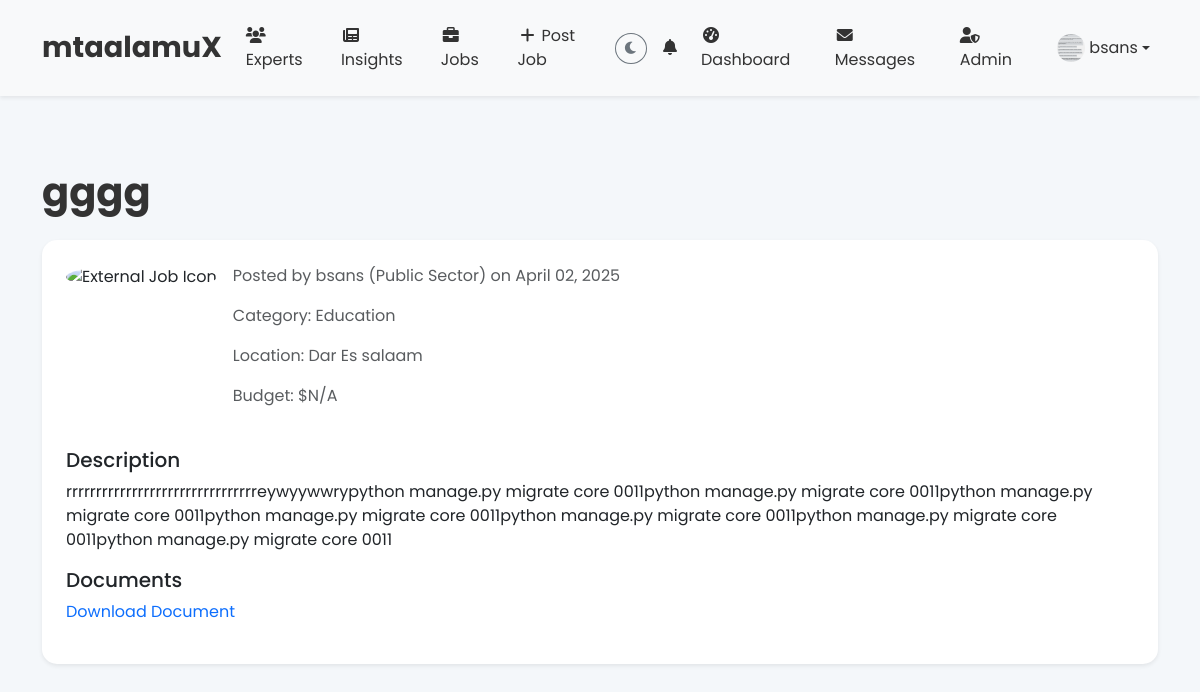
The app's page /jobs/1/ (signed in) with its own data.
### core/models.py (models this page shows, shortened)
class UserProfile(models.Model):
    user = models.OneToOneField(User, on_delete=models.CASCADE)
    is_professional = models.BooleanField(default=False)
    bio = models.TextField(max_length=1000, blank=True)
    avatar = models.ImageField(upload_to='avatars/', default='default_avatar.jpg')
    interests = models.CharField(max_length=200, blank=True)
    last_seen = models.DateTimeField(auto_now=True)
    theme = models.CharField(max_length=10, choices=[('light', 'Light'), ('dark', 'Dark')], default='light')

class ExternalJob(models.Model):
    JOB_TYPE_CHOICES = (
        ('public', 'Public Sector (Government)'),
        ('private', 'Private Sector'),
    )
    title = models.CharField(max_length=100)
    description = models.TextField()
    budget = models.DecimalField(max_digits=10, decimal_places=2, null=True, blank=True)
    job_type = models.CharField(max_length=20, choices=JOB_TYPE_CHOICES, default='public')
    category = models.ForeignKey('Category', on_delete=models.SET_NULL, null=True, blank=True, related_name='external_jobs')
    location = models.CharField(max_length=100, null=True, blank=True)
    created_at = models.DateTimeField(auto_now_add=True)
    created_by = models.ForeignKey(User, on_delete=models.SET_NULL, null=True, related_name='external_jobs_created')
    documents = GenericRelation('JobDocument', related_query_name='external_job')

class Category(models.Model):
    name = models.CharField(max_length=100, unique=True)
    image = models.ImageField(
        upload_to='category_images/', # Store images in MEDIA_ROOT/category_images/
        blank=True,
        null=True,
        help_text="Optional: Image representing this category (e.g., an icon)."
    )

class JobDocument(models.Model):
    content_type = models.ForeignKey(ContentType, on_delete=models.CASCADE)
    object_id = models.PositiveIntegerField()
    content_object = GenericForeignKey('content_type', 'object_id')
    document = models.FileField(upload_to='job_documents/')

### core/views.py (the view, shortened to what this page needs)
# urls.py: path('jobs/<int:pk>/', views.JobDetailView.as_view(), name='job_detail'),
class JobDetailView(DetailView):
    template_name = 'core/job_detail.html'
    context_object_name = 'job'
    def get_object(self):
        job_id = self.kwargs.get('pk')
        job_type = self.request.GET.get('type')
        if job_type == 'internal':
            return get_object_or_404(Job, id=job_id)
        else:
            return get_object_or_404(ExternalJob, id=job_id)
    def get_context_data(self, **kwargs):
        context = super().get_context_data(**kwargs)
        job_type = self.request.GET.get('type')
        context['job_type'] = job_type
        context['documents'] = self.object.documents.all()
        if job_type == 'internal':
            context['can_apply'] = (
                self.request.user.is_authenticated and
                self.request.user != self.object.professional.user
            )
            if self.request.user.is_authenticated:
                context['has_applied'] = Message.objects.filter(
                    sender=self.request.user,
                    recipient=self.object.professional.user,
                    content__contains=f"I'm interested in your job posting: {self.object.title}"
                ).exists()
        else:
            context['can_apply'] = False  # External jobs don't support applications
            context['has_applied'] = False
        return context

### core/context_processors.py (called while the page is built)
def unread_notifications(request):
    if request.user.is_authenticated:
        unread_count = Notification.objects.filter(user=request.user, is_read=False).count()
    else:
        unread_count = 0
    return {'unread_notifications': unread_count}

def common_context(request):
    context = {
        'unread_notifications': 0,
        'site_theme': 'light'  # Default theme
    }
    if request.user.is_authenticated:
        context['unread_notifications'] = Notification.objects.filter(
            user=request.user, is_read=False
        ).count()
        try:
            profile = request.user.userprofile
            if profile.theme in ['light', 'dark']: # Validate theme value
                 context['site_theme'] = profile.theme
        except UserProfile.DoesNotExist:
            pass # User has no profile yet, use default theme
    return context

### core/templates/core/job_detail.html (shortened to what this page needs)
{% extends 'core/base.html' %}
{% load static %}
{% block content %}
    <div class="container my-5">
        <h1 class="fw-bold mb-4">
            {{ job.title }}
        </h1>
        <div class="card shadow-sm">
            <div class="card-body">
                <div class="d-flex flex-column flex-md-row gap-3 mb-4">
                    <div class="flex-shrink-0">
                        {% if job_type == 'internal' %}
                            <img src="{% if job.professional.photo %}{{ job.professional.photo.url }}{% else %}{% static 'img/default_profile.jpg' %}{% endif %}" class="rounded-circle" alt="{{ job.professional.user.username }}'s profile photo" style="width: 100px; height: 100px; object-fit: cover;">
                        {% else %}
                            <img src="{% static 'img/external_job_icon.png' %}" class="rounded-circle" alt="External Job Icon" style="width: 100px; height: 100px; object-fit: cover;">
                        {% endif %}
                    </div>
                    <div class="flex-grow-1">
                        <p class="text-muted">
                            {% if job_type == 'internal' %}
                                Posted by <a href="{% url 'core:professional_detail' job.professional.id %}" class="text-muted text-decoration-none">{{ job.professional.user.username }}</a>
                            {% else %}
                                Posted by {{ job.created_by.username }} ({{ job.job_type|title }} Sector)
                            {% endif %}
                            on {{ job.created_at|date:"F d, Y" }}
                        </p>
                        <p class="text-muted">
                            Category: {% if job_type == 'internal' %}{{ job.professional.field.name }}{% else %}{{ job.category.name|default:"N/A" }}{% endif %}
                        </p>
                        <p class="text-muted">
                            Location: {% if job_type == 'internal' %}{{ job.professional.location }}{% else %}{{ job.location|default:"N/A" }}{% endif %}
                        </p>
                        <p class="text-muted">Budget: ${{ job.budget|floatformat:2|default:"N/A" }}</p>
                    </div>
                </div>
                <h5>Description</h5>
                <p>{{ job.description }}</p>
                {% if job.documents.all %}
                    <h5>Documents</h5>
                    <ul class="list-unstyled">
                        {% for doc in job.documents.all %}
                            <li><a href="{{ doc.document.url }}" class="text-primary text-decoration-none" target="_blank">Download Document</a></li>
                        {% endfor %}
                    </ul>
                {% endif %}
            </div>
        </div>
    </div>
{% endblock %}

### core/templates/core/base.html (shortened to what this page needs)
{% load static %}
<!DOCTYPE html>
<html lang="en" class="{% if site_theme == 'dark' %}dark-mode{% endif %} h-100">
<head>
    <link href="https://cdn.jsdelivr.net/npm/bootstrap@5.3.0/dist/css/bootstrap.min.css" rel="stylesheet">
    <link href="https://cdnjs.cloudflare.com/ajax/libs/font-awesome/6.0.0-beta3/css/all.min.css" rel="stylesheet">
    <link rel="stylesheet" href="{% static 'css/styles.css' %}">
</head>
<body class="d-flex flex-column h-100">
    <nav class="navbar navbar-expand-lg {% if site_theme == 'dark' %}navbar-dark bg-dark{% else %}navbar-light bg-light{% endif %} shadow-sm sticky-top">
        <div class="container">
            <a class="navbar-brand fw-bold" href="{% url 'core:home' %}">mtaalamuX</a>
            <div class="collapse navbar-collapse" id="navbarNav">
                <ul class="navbar-nav me-auto mb-2 mb-lg-0">
                    <li class="nav-item"><a class="nav-link" href="{% url 'core:professional_list' %}"><i class="fas fa-users fa-fw me-1"></i>Experts</a></li>
                    <li class="nav-item"><a class="nav-link" href="{% url 'core:insights' %}"><i class="fas fa-newspaper fa-fw me-1"></i>Insights</a></li>
                    <li class="nav-item"><a class="nav-link" href="{% url 'core:job_list' %}"><i class="fas fa-briefcase fa-fw me-1"></i>Jobs</a></li>
                    {% if user.is_authenticated %}
                    <li class="nav-item">
                        <a class="nav-link" href="{% url 'core:post_job' %}" title="Post a Job">
                            <i class="fas fa-plus fa-fw me-1"></i>Post Job
                        </a>
                    </li>
                    {% endif %}
                </ul>
                <ul class="navbar-nav ms-auto align-items-center">
                    <li class="nav-item">
                        <button id="theme-toggle-btn" class="btn btn-sm {% if site_theme == 'dark' %}btn-outline-light{% else %}btn-outline-secondary{% endif %} rounded-circle" type="button" title="Toggle theme" aria-label="Toggle theme">
                            <i class="fas {% if site_theme == 'dark' %}fa-sun{% else %}fa-moon{% endif %}" id="theme-toggle-icon"></i>
                        </button>
                    </li>
                    <li class="nav-item ms-2">
                        <a class="nav-link position-relative" href="{% url 'core:notifications' %}" title="Notifications">
                            <i class="fas fa-bell"></i>
                        </a>
                    </li>
                    {% if user.is_authenticated %}
                        <li class="nav-item ms-2 d-none d-lg-block"><a class="nav-link" href="{% url 'core:dashboard' %}" title="Dashboard"><i class="fas fa-tachometer-alt fa-fw me-1"></i>Dashboard</a></li>
                        <li class="nav-item ms-2 d-none d-lg-block"><a class="nav-link" href="{% url 'core:messages' %}" title="Messages"><i class="fas fa-envelope fa-fw me-1"></i>Messages</a></li>
                        {% if user.is_authenticated and user.custom_admin.is_active %}
                            <li class="nav-item ms-2 d-none d-lg-block"><a class="nav-link" href="{% url 'core:custom_admin_dashboard' %}" title="Admin Dashboard"><i class="fas fa-user-shield fa-fw me-1"></i>Admin</a></li>
                        {% endif %}
                        <li class="nav-item dropdown ms-2">
                            <a class="nav-link dropdown-toggle d-flex align-items-center" href="#" id="profileDropdown" role="button" data-bs-toggle="dropdown" aria-expanded="false">
                                <img src="{% if user.userprofile.avatar %}{{ user.userprofile.avatar.url }}{% else %}{% static 'img/default_avatar.jpg' %}{% endif %}" class="rounded-circle me-1" alt="{{ user.username }}'s avatar" style="width: 28px; height: 28px; object-fit: cover;">
                                <span class="d-none d-lg-inline">{{ user.username }}</span>
                            </a>
                        </li>
                    {% endif %}
                </ul>
            </div>
        </div>
    </nav>
    <main class="flex-grow-1 py-4">
        {% block content %}{% endblock %}
    </main>
</body>
</html>

### static/css/styles.css (style rules this page uses)
* { margin: 0; padding: 0; box-sizing: border-box; }
:root { --primary: #007bff; --primary-dark: #0056b3; --secondary: #00c4cc; --secondary-dark: #009b9f; --background-light: #f4f7fa; --background-dark: #1a1a2e; --text-light: #333; --text-dark: #e0e0e0; --card-light: #fff; --card-dark: #2c3034; --muted-light: #6c757d; --muted-dark: #adb5bd; --navbar-dark: #343a40; --navbar-dark-gradient: #495057; }
html, body { height: 100%; margin: 0; }
body { display: flex; flex-direction: column; min-height: 100vh; font-family: 'Poppins', sans-serif; background-color: var(--background-light); color: var(--text-light); transition: background-color 0.3s, color 0.3s; }
main { flex-grow: 1; }
.navbar { padding: 1rem 0; box-shadow: 0 4px 12px rgba(0, 0, 0, 0.1); transition: background-color 0.3s; }
.navbar-light { background-color: var(--background-light); }
.navbar-light .navbar-brand, .navbar-light .navbar-nav .nav-link { color: var(--text-light); }
.navbar-brand { font-size: 1.8rem; }
.card { border: none; border-radius: 15px; background-color: var(--card-light); transition: transform 0.3s, box-shadow 0.3s; }
.card-body { padding: 1.5rem; }
.sticky-top { z-index: 1000; }

### records on screen
ExternalJob: title "gggg", created_by.username "bsans", job_type "Public", created_at "April 02, 2025", category.name "Education", location "Dar Es salaam", budget "N/A", description "rrrrrrrrrrrrrrrrrrrrrrrrrrrrrrrreywyywwrypython manage.py migrate core 0011python manage.py migrate core 0011python manage.py migrate core 0011python manage.py migrate core 0011python manage.py migrate core 0011python manage.py migrate core 0011python manage.py migrate core 0011"

### other values on screen
{{ user.username }} "bsans"
